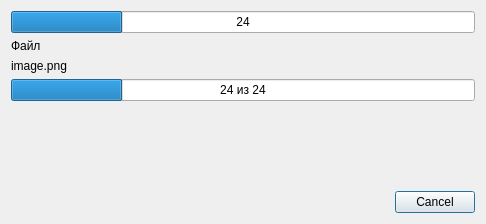
<?xml version="1.0" encoding="UTF-8"?>
<ui version="4.0">
 <class>dlgSync</class>
 <widget class="QDialog" name="dlgSync">
  <property name="geometry">
   <rect>
    <x>0</x>
    <y>0</y>
    <width>486</width>
    <height>224</height>
   </rect>
  </property>
  <property name="windowTitle">
   <string>Синхронизация устройств</string>
  </property>
  <layout class="QVBoxLayout" name="verticalLayout">
   <item>
    <widget class="QProgressBar" name="pbDevice">
     <property name="value">
      <number>24</number>
     </property>
     <property name="format">
      <string>%p</string>
     </property>
    </widget>
   </item>
   <item>
    <widget class="QLabel" name="label">
     <property name="text">
      <string>Файл</string>
     </property>
    </widget>
   </item>
   <item>
    <widget class="QLabel" name="label_2">
     <property name="text">
      <string>image.png</string>
     </property>
    </widget>
   </item>
   <item>
    <widget class="QProgressBar" name="pbUpload">
     <property name="value">
      <number>24</number>
     </property>
     <property name="format">
      <string>%p из %p</string>
     </property>
    </widget>
   </item>
   <item>
    <spacer name="verticalSpacer">
     <property name="orientation">
      <enum>Qt::Vertical</enum>
     </property>
     <property name="sizeHint" stdset="0">
      <size>
       <width>20</width>
       <height>69</height>
      </size>
     </property>
    </spacer>
   </item>
   <item>
    <widget class="QDialogButtonBox" name="buttonBox">
     <property name="orientation">
      <enum>Qt::Horizontal</enum>
     </property>
     <property name="standardButtons">
      <set>QDialogButtonBox::Cancel</set>
     </property>
    </widget>
   </item>
  </layout>
 </widget>
 <resources/>
 <connections>
  <connection>
   <sender>buttonBox</sender>
   <signal>accepted()</signal>
   <receiver>dlgSync</receiver>
   <slot>accept()</slot>
   <hints>
    <hint type="sourcelabel">
     <x>248</x>
     <y>254</y>
    </hint>
    <hint type="destinationlabel">
     <x>157</x>
     <y>274</y>
    </hint>
   </hints>
  </connection>
  <connection>
   <sender>buttonBox</sender>
   <signal>rejected()</signal>
   <receiver>dlgSync</receiver>
   <slot>reject()</slot>
   <hints>
    <hint type="sourcelabel">
     <x>316</x>
     <y>260</y>
    </hint>
    <hint type="destinationlabel">
     <x>286</x>
     <y>274</y>
    </hint>
   </hints>
  </connection>
 </connections>
</ui>
